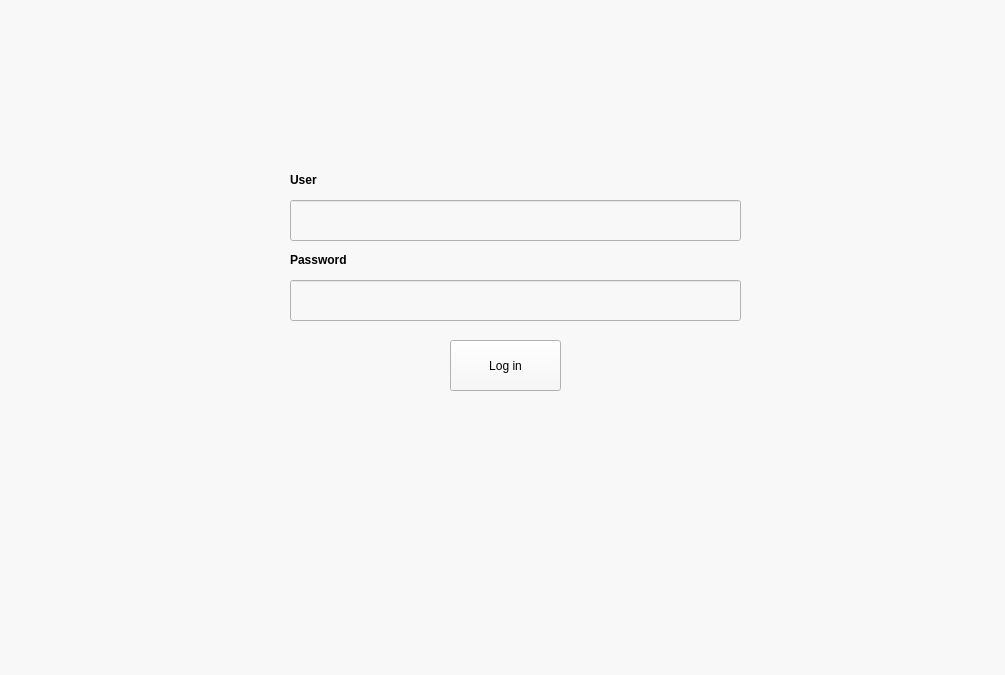
<?xml version="1.0" encoding="UTF-8"?>
<ui version="4.0">
 <class>Login</class>
 <widget class="QWidget" name="Login">
  <property name="geometry">
   <rect>
    <x>0</x>
    <y>0</y>
    <width>1005</width>
    <height>675</height>
   </rect>
  </property>
  <property name="focusPolicy">
   <enum>Qt::StrongFocus</enum>
  </property>
  <property name="windowTitle">
   <string>Log In - Till</string>
  </property>
  <property name="styleSheet">
   <string notr="true">background-color: #f8f8f8;</string>
  </property>
  <widget class="QWidget" name="Body" native="true">
   <property name="geometry">
    <rect>
     <x>-20</x>
     <y>-10</y>
     <width>1291</width>
     <height>691</height>
    </rect>
   </property>
   <property name="styleSheet">
    <string notr="true">background-color: #f8f8f8;</string>
   </property>
   <widget class="QLabel" name="title_pwd">
    <property name="geometry">
     <rect>
      <x>310</x>
      <y>260</y>
      <width>531</width>
      <height>20</height>
     </rect>
    </property>
    <property name="styleSheet">
     <string notr="true">font-weight: bold;</string>
    </property>
    <property name="text">
     <string>Password</string>
    </property>
   </widget>
   <widget class="QLineEdit" name="Password">
    <property name="geometry">
     <rect>
      <x>310</x>
      <y>290</y>
      <width>451</width>
      <height>41</height>
     </rect>
    </property>
   </widget>
   <widget class="QPushButton" name="login">
    <property name="geometry">
     <rect>
      <x>470</x>
      <y>350</y>
      <width>111</width>
      <height>51</height>
     </rect>
    </property>
    <property name="text">
     <string>Log in</string>
    </property>
   </widget>
   <widget class="QLabel" name="warning">
    <property name="geometry">
     <rect>
      <x>320</x>
      <y>440</y>
      <width>531</width>
      <height>20</height>
     </rect>
    </property>
    <property name="font">
     <font>
      <weight>75</weight>
      <bold>true</bold>
     </font>
    </property>
    <property name="styleSheet">
     <string notr="true">font-weight: bold;</string>
    </property>
    <property name="text">
     <string/>
    </property>
   </widget>
   <widget class="QLineEdit" name="Username">
    <property name="geometry">
     <rect>
      <x>310</x>
      <y>210</y>
      <width>451</width>
      <height>41</height>
     </rect>
    </property>
   </widget>
   <widget class="QLabel" name="title_user">
    <property name="geometry">
     <rect>
      <x>310</x>
      <y>180</y>
      <width>531</width>
      <height>20</height>
     </rect>
    </property>
    <property name="styleSheet">
     <string notr="true">font-weight: bold;</string>
    </property>
    <property name="text">
     <string>User</string>
    </property>
   </widget>
  </widget>
 </widget>
 <resources/>
 <connections/>
</ui>
